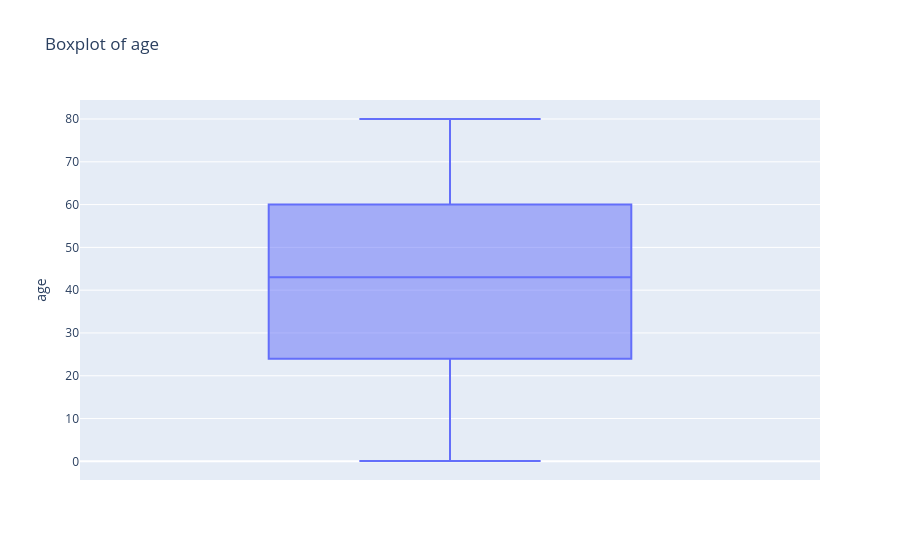
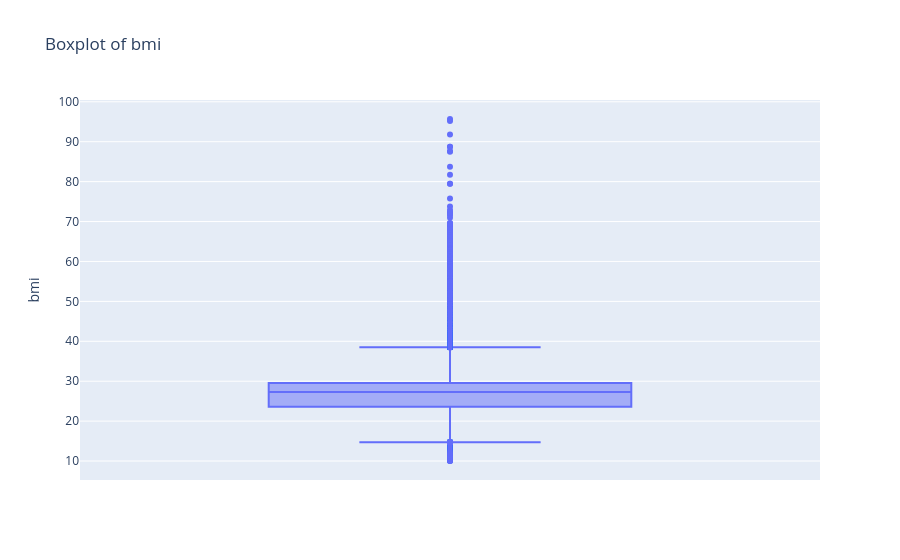
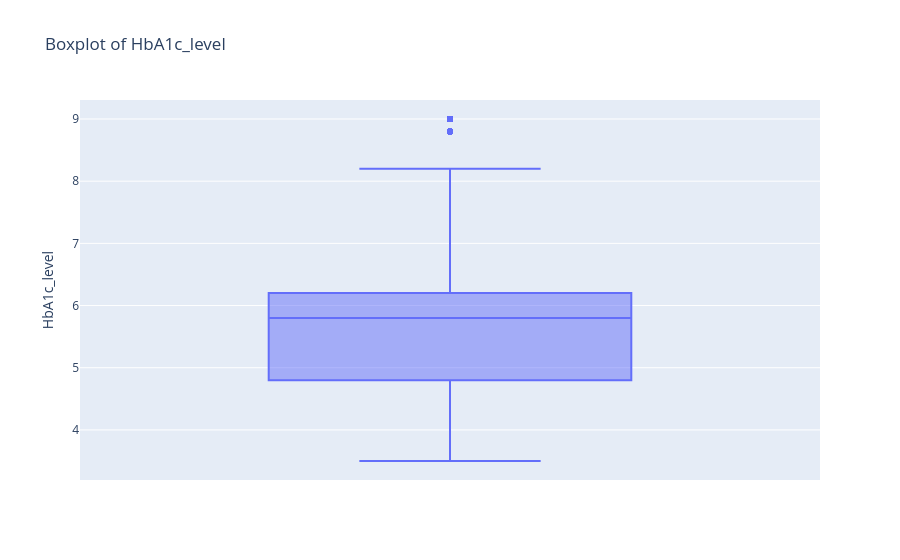
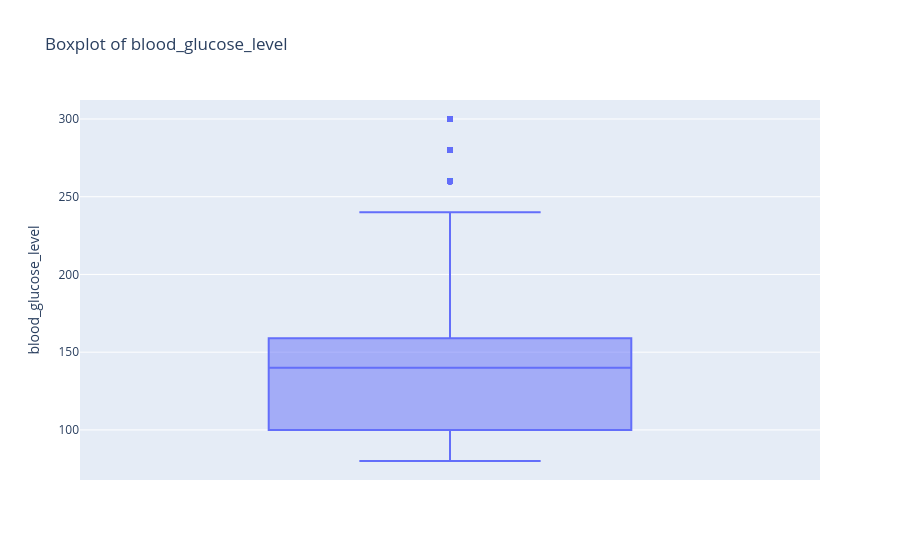

These figures' notebook cell, in order:
### Markdown cell above
#### From that i understand this is a imbalanced dataset why because look 0 is very much higher like 90-10 ..So this is a Imbalanced dataset.So i want to do either randomUnderSampling but we want to lose the dat and RandomOverSampling it increase the data and SmOte approach

### Code cell
#Outliers
num_cols=["age","bmi","HbA1c_level","blood_glucose_level"]
for col in num_cols:
    fig=px.box(
        df,
        y=col,
        title=f"Boxplot of {col}",
        points="outliers")
    fig.show()

### Figure 1 — Plotly figure (JSON) as saved in the notebook; plotly's stock layout.template omitted (floating-point values rounded to 4 significant figures; data arrays with more than 128 entries replaced by an {"elided": "..."} marker saying what was removed)
{"data": [{"alignmentgroup": "True", "boxpoints": "outliers", "hovertemplate": "age=%{y}<extra></extra>", "legendgroup": "", "marker": {"color": "#636efa"}, "name": "", "notched": false, "offsetgroup": "", "orientation": "v", "showlegend": false, "type": "box", "x0": " ", "xaxis": "x", "y": {"elided": "100000 float values"}, "y0": " ", "yaxis": "y"}], "layout": {"boxmode": "group", "legend": {"tracegroupgap": 0}, "title": {"text": "Boxplot of age"}, "xaxis": {"anchor": "y", "domain": [0, 1]}, "yaxis": {"anchor": "x", "domain": [0, 1], "title": {"text": "age"}}}}

### Figure 2 — Plotly figure (JSON) as saved in the notebook; plotly's stock layout.template omitted (floating-point values rounded to 4 significant figures; data arrays with more than 128 entries replaced by an {"elided": "..."} marker saying what was removed)
{"data": [{"alignmentgroup": "True", "boxpoints": "outliers", "hovertemplate": "bmi=%{y}<extra></extra>", "legendgroup": "", "marker": {"color": "#636efa"}, "name": "", "notched": false, "offsetgroup": "", "orientation": "v", "showlegend": false, "type": "box", "x0": " ", "xaxis": "x", "y": {"elided": "100000 float values"}, "y0": " ", "yaxis": "y"}], "layout": {"boxmode": "group", "legend": {"tracegroupgap": 0}, "title": {"text": "Boxplot of bmi"}, "xaxis": {"anchor": "y", "domain": [0, 1]}, "yaxis": {"anchor": "x", "domain": [0, 1], "title": {"text": "bmi"}}}}

### Figure 3 — Plotly figure (JSON) as saved in the notebook; plotly's stock layout.template omitted (floating-point values rounded to 4 significant figures; data arrays with more than 128 entries replaced by an {"elided": "..."} marker saying what was removed)
{"data": [{"alignmentgroup": "True", "boxpoints": "outliers", "hovertemplate": "HbA1c_level=%{y}<extra></extra>", "legendgroup": "", "marker": {"color": "#636efa"}, "name": "", "notched": false, "offsetgroup": "", "orientation": "v", "showlegend": false, "type": "box", "x0": " ", "xaxis": "x", "y": {"elided": "100000 float values"}, "y0": " ", "yaxis": "y"}], "layout": {"boxmode": "group", "legend": {"tracegroupgap": 0}, "title": {"text": "Boxplot of HbA1c_level"}, "xaxis": {"anchor": "y", "domain": [0, 1]}, "yaxis": {"anchor": "x", "domain": [0, 1], "title": {"text": "HbA1c_level"}}}}

### Figure 4 — Plotly figure (JSON) as saved in the notebook; plotly's stock layout.template omitted (floating-point values rounded to 4 significant figures; data arrays with more than 128 entries replaced by an {"elided": "..."} marker saying what was removed)
{"data": [{"alignmentgroup": "True", "boxpoints": "outliers", "hovertemplate": "blood_glucose_level=%{y}<extra></extra>", "legendgroup": "", "marker": {"color": "#636efa"}, "name": "", "notched": false, "offsetgroup": "", "orientation": "v", "showlegend": false, "type": "box", "x0": " ", "xaxis": "x", "y": {"elided": "100000 int values"}, "y0": " ", "yaxis": "y"}], "layout": {"boxmode": "group", "legend": {"tracegroupgap": 0}, "title": {"text": "Boxplot of blood_glucose_level"}, "xaxis": {"anchor": "y", "domain": [0, 1]}, "yaxis": {"anchor": "x", "domain": [0, 1], "title": {"text": "blood_glucose_level"}}}}
